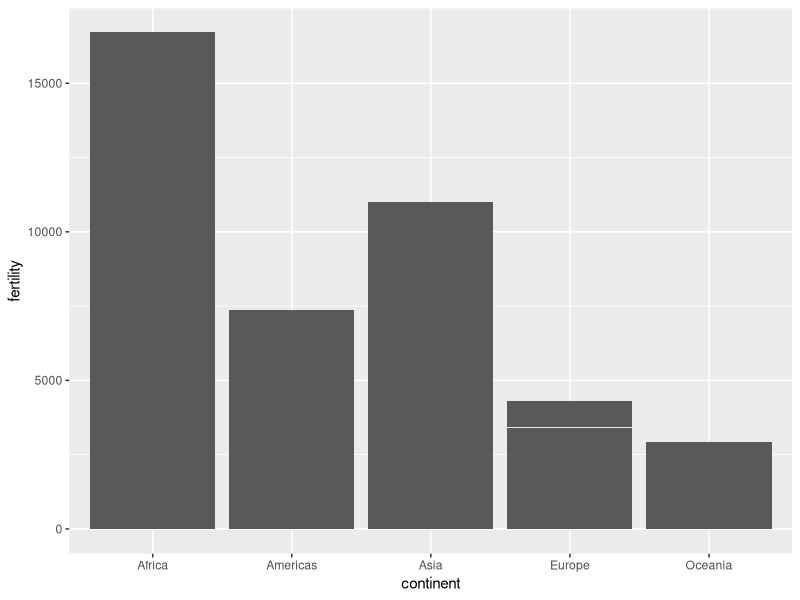
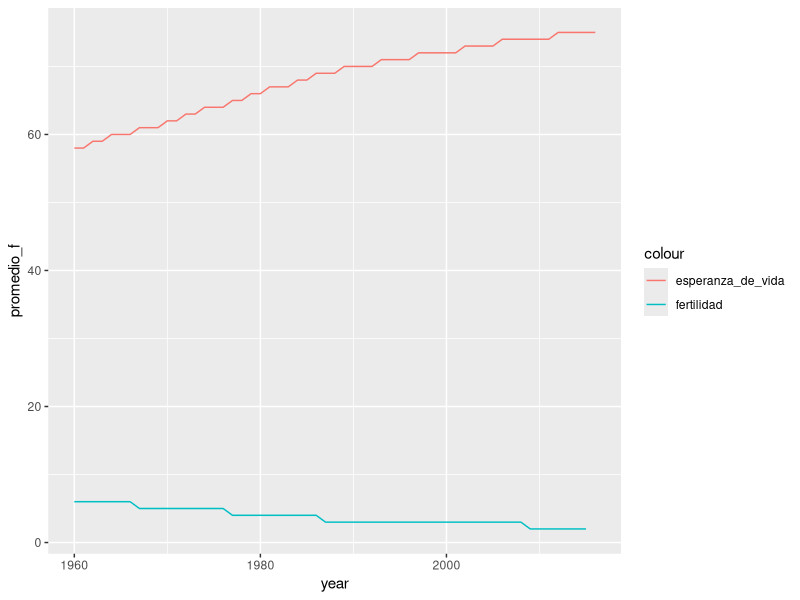
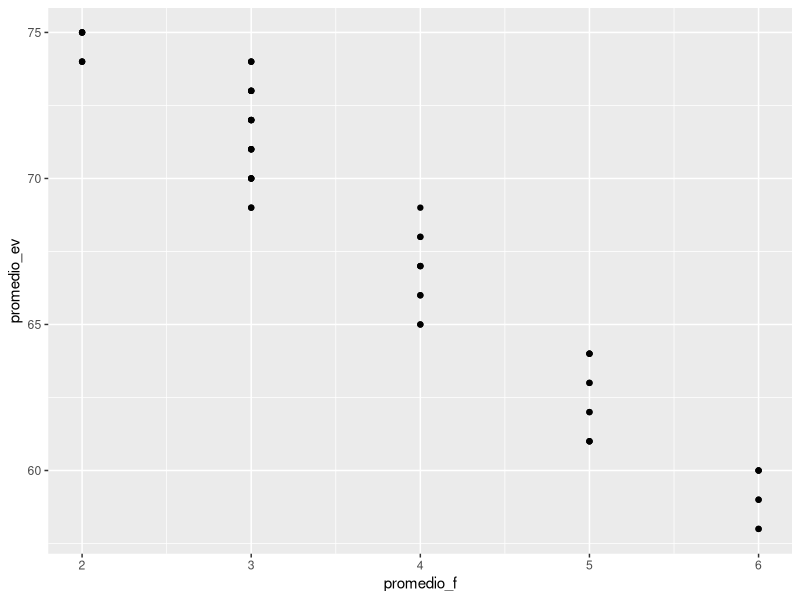
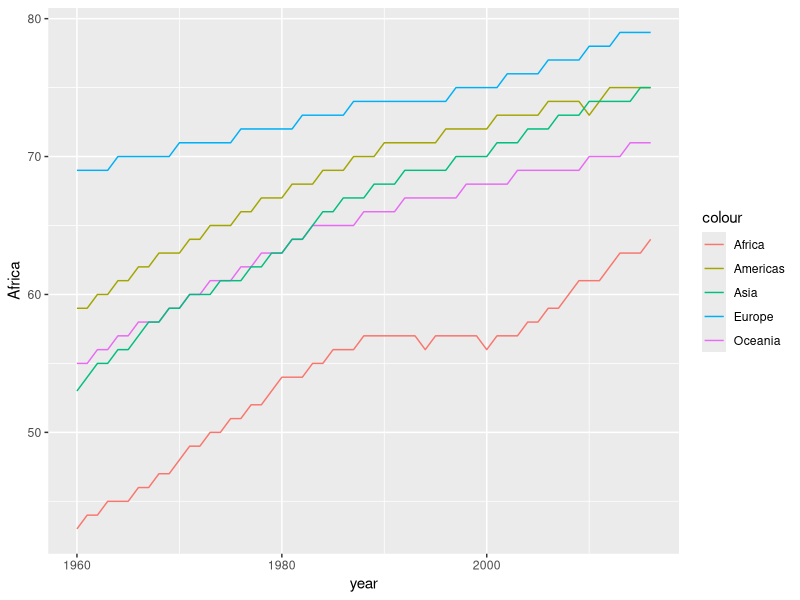

R code for these plots, in order:
# install.packages("dslabs")
# install.packages("tidyverse")
library(dslabs)
library(tidyverse)
s = dslabs::gapminder

library(ggplot2)
ggplot(s, aes(x=continent, y=fertility))+geom_col()
unique(s$year)
length(unique(s$year))
# Agrupar por año la cantidad de observaciones que aparecen para Colombia
length(unique(s$country)) 
muestra = s %>% filter(country == "Colombia") %>% group_by(year) %>% summarise(conteo=n())
# Calcule el promedio para los países de suramérica en fertilidad y esperanza de vida
unique(s$region[s$continent=="Americas"])
unique(s$continent)
## Sudamérica
muestra = s %>% filter(region == "South America") %>% group_by(year,continent) %>% summarise(promedio_f=round(mean(fertility,na.rm=TRUE),0),
                                                                                   promedio_ev=round(mean(life_expectancy,na.rm=TRUE),0))
ggplot(muestra, aes(x=year))+geom_line(aes(y=promedio_f,colour="fertilidad"))+geom_line(aes(y=promedio_ev,colour="esperanza_de_vida"))
ggplot(muestra, aes(x=promedio_f, y=promedio_ev))+geom_point()
## Europa
muestra = s %>% group_by(year,continent) %>% summarise(promedio_ev=round(mean(life_expectancy,na.rm=TRUE),0))
muestra = spread(muestra,continent,promedio_ev)
## Gráfica
ggplot(muestra,aes(x=year))+geom_line(aes(y=Africa,colour="Africa"))+geom_line(aes(y=Americas,colour="Americas"))+geom_line(aes(y=Oceania,colour="Oceania"))+geom_line(aes(y=Europe,colour="Europe"))+geom_line(aes(y=Asia,colour="Asia"))
